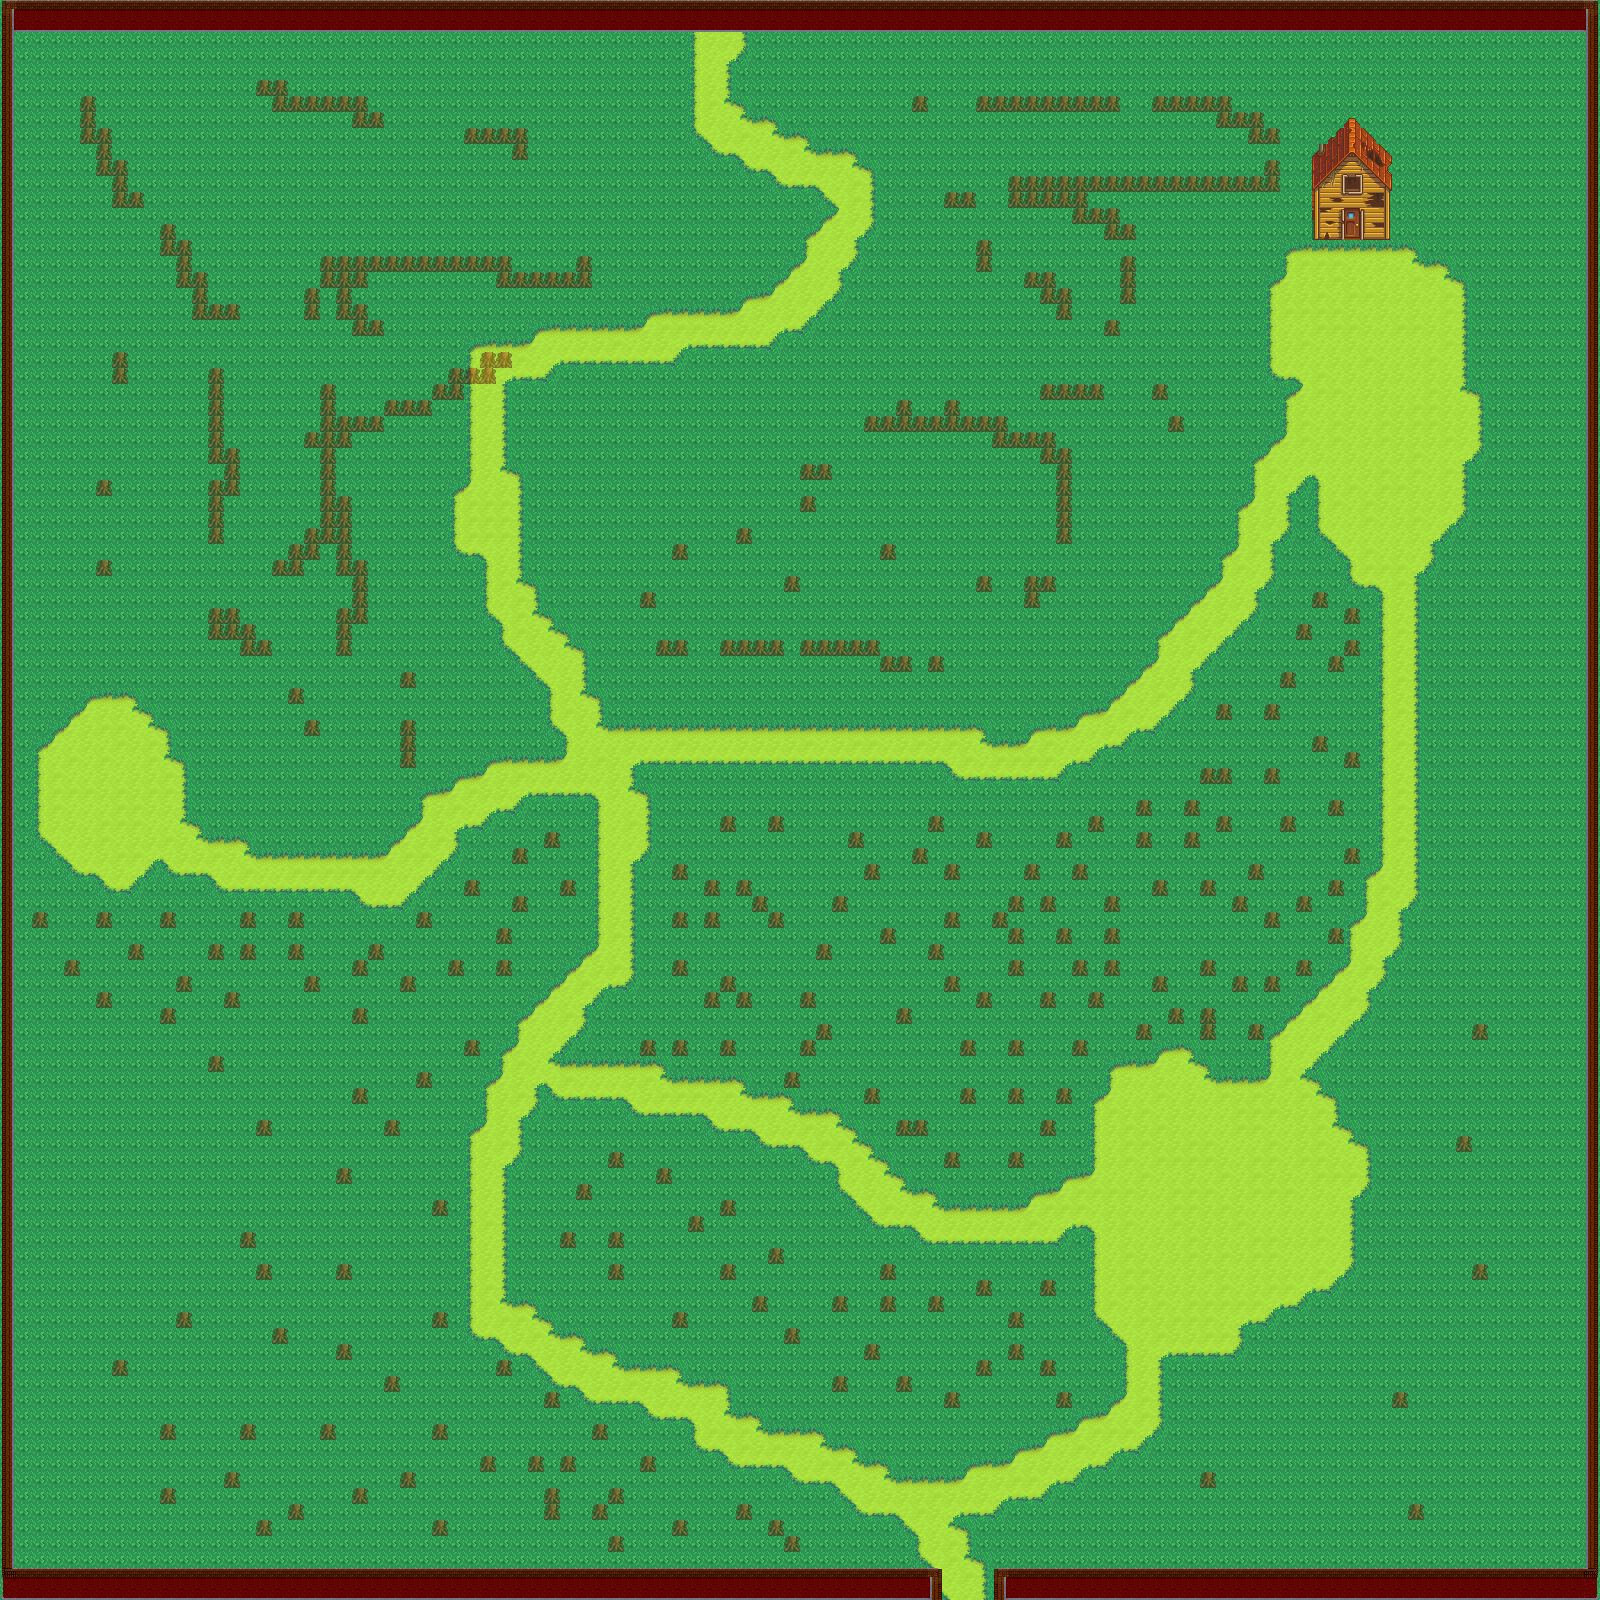

A 2D game scene composited from a Tiled map and its tileset images. What follows is a short description and the map's XML, with each tile layer's data collapsed to a summary:
An orthogonal 100x100 tile map with 16x16 px tiles, 5 tile layers (Ground, Solid, Above, Front, ...), 3 tilesets.

<map version="1.0" orientation="orthogonal" renderorder="right-down" width="100" height="100" tilewidth="16" tileheight="16" nextobjectid="1">
 <properties>
  <property name="warp" value="59 100 area 15 0 60 100 area 15 0 61 100 area 15 0" />
 </properties>
 <tileset firstgid="1" name="spring_outdoorsTileSheet" tilewidth="16" tileheight="16" tilecount="1975" columns="25">
  <image source="../../../ChaoWorld2Content/tilesets/spring_outdoorsTileSheet.png" width="400" height="1264" />
  <terraintypes>
   <terrain name="path" tile="-1" />
   <terrain name="grass" tile="-1" />
  </terraintypes>
  <tile id="150" terrain="1,1,1,1" />
  <tile id="175" terrain="1,1,1,1" />
  <tile id="176" terrain="0,0,0,0" />
  <tile id="177" terrain="0,1,0,0" />
  <tile id="178" terrain="0,0,0,1" />
  <tile id="200" terrain="1,1,1,0" />
  <tile id="201" terrain="1,1,0,0" />
  <tile id="202" terrain="1,0,0,0" />
  <tile id="203" terrain="1,1,0,1" />
  <tile id="225" terrain="1,0,1,0" />
  <tile id="226" terrain="0,0,0,0" />
  <tile id="227" terrain="0,0,0,0" />
  <tile id="228" terrain="0,1,0,1" />
  <tile id="250" terrain="1,0,1,1" />
  <tile id="251" terrain="0,0,1,1" />
  <tile id="252" terrain="0,0,1,0" />
  <tile id="253" terrain="0,1,1,1" />
 </tileset>
 <tileset firstgid="1976" name="Ashley" tilewidth="16" tileheight="16" tilecount="16" columns="4">
  <image source="../../../ChaoWorld2Content/tilesets/Ashley.png" width="64" height="64" />
 </tileset>
 <tileset firstgid="1992" name="special" tilewidth="16" tileheight="16" tilecount="1" columns="1">
  <image source="../../../ChaoWorld2Content/tilesets/special.png" width="16" height="16" />
 </tileset>
 <layer name="Ground" width="100" height="100">
  <data>[10000 cells, 10000 non-empty, 16 distinct tile ids]</data>
 </layer>
 <layer name="Solid" width="100" height="100">
  <properties>
   <property name="warp" value="59 99 area 15 1 60 99 area 15 1 61 99 area 15 1" />
  </properties>
  <data>[10000 cells, 511 non-empty, 32 distinct tile ids]</data>
 </layer>
 <layer name="Above" width="100" height="100">
  <data>[10000 cells, 360 non-empty, 18 distinct tile ids]</data>
 </layer>
 <layer name="Front" width="100" height="100">
  <data>[10000 cells, 0 non-empty, 0 distinct tile ids]</data>
 </layer>
 <layer name="Special" width="100" height="100">
  <data>[10000 cells, 207 non-empty, 1 distinct tile ids]</data>
 </layer>
</map>
